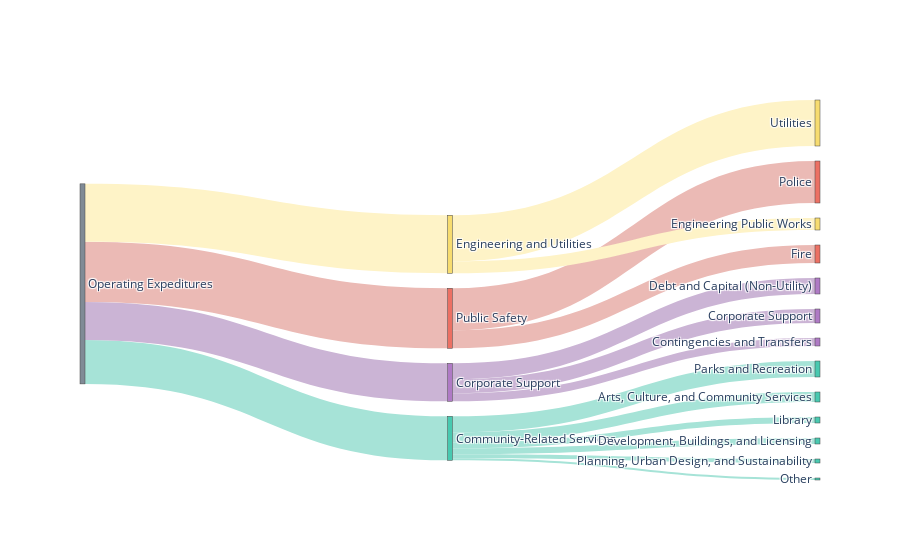

Source (notebook cell):
### Code cell
# data to dict, dict to sankey
import plotly.graph_objects as go
link = dict(source = source, target = target, value = value, color=color_link)
node = dict(label = label, pad=15, thickness=5, color=color_node)
data = go.Sankey(link = link, node=node)
# plot
fig = go.Figure(data)
fig.show()

### Figure 1 — Plotly figure (JSON) as saved in the notebook; plotly's stock layout.template omitted (floating-point values rounded to 4 significant figures)
{"data": [{"link": {"color": ["#EBBAB5", "#FEF3C7", "#A6E3D7", "#CBB4D5", "#EBBAB5", "#EBBAB5", "#FEF3C7", "#FEF3C7", "#A6E3D7", "#A6E3D7", "#A6E3D7", "#A6E3D7", "#A6E3D7", "#A6E3D7", "#CBB4D5", "#CBB4D5", "#CBB4D5"], "source": [0, 0, 0, 0, 1, 1, 2, 2, 3, 3, 3, 3, 3, 3, 4, 4, 4], "target": [1, 2, 3, 4, 5, 6, 7, 8, 9, 10, 11, 12, 13, 14, 15, 16, 17], "value": [484900, 468350, 355300, 306850, 339150, 145350, 371450, 96900, 129200, 80750, 48450, 48450, 32300, 16150, 113050, 129200, 64600]}, "node": {"color": ["#808B96", "#EC7063", "#F7DC6F", "#48C9B0", "#AF7AC5", "#EC7063", "#EC7063", "#F7DC6F", "#F7DC6F", "#48C9B0", "#48C9B0", "#48C9B0", "#48C9B0", "#48C9B0", "#48C9B0", "#AF7AC5", "#AF7AC5", "#AF7AC5"], "label": ["Operating Expeditures", "Public Safety", "Engineering and Utilities", "Community-Related Services", "Corporate Support", "Police", "Fire", "Utilities", "Engineering Public Works", "Parks and Recreation", "Arts, Culture, and Community Services", "Library", "Development, Buildings, and Licensing", "Planning, Urban Design, and Sustainability", "Other", "Corporate Support", "Debt and Capital (Non-Utility)", "Contingencies and Transfers"], "pad": 15, "thickness": 5}, "type": "sankey"}], "layout": {}}
